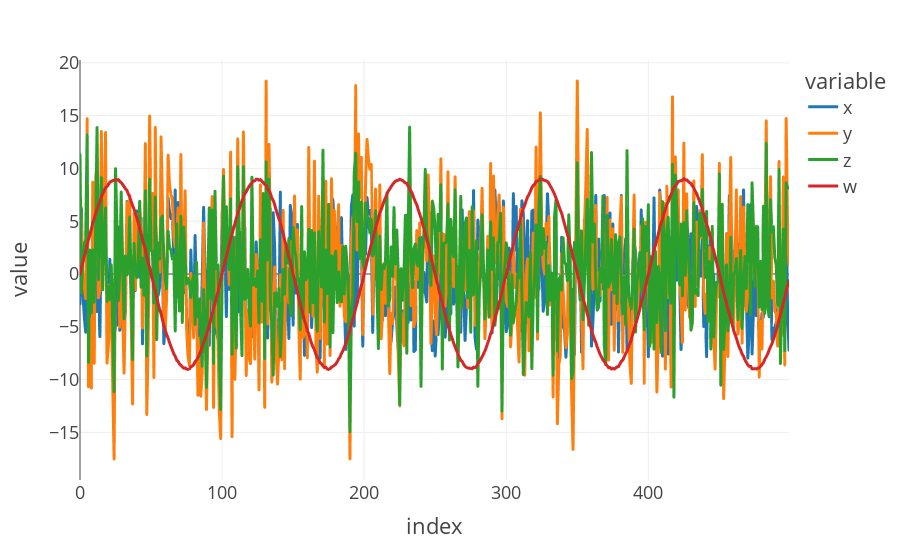

Notebook cell for this chart:
### Markdown cell above
## 2. Determine if the datum is periodic, and if so, what is it's frequency.

So here we start with plotting the data for each column w, x, y and z

### Code cell
fig = px.line(data , template='presentation')
fig.show("png")

### Figure 1 — Plotly figure (JSON) as saved in the notebook; plotly's stock layout.template omitted (floating-point values rounded to 4 significant figures; data arrays with more than 128 entries replaced by an {"elided": "..."} marker saying what was removed)
{"data": [{"hovertemplate": "variable=x<br>index=%{x}<br>value=%{y}<extra></extra>", "legendgroup": "x", "line": {"color": "#1F77B4", "dash": "solid"}, "mode": "lines", "name": "x", "showlegend": true, "type": "scattergl", "x": {"elided": "500 int values"}, "xaxis": "x", "y": {"elided": "500 float values"}, "yaxis": "y"}, {"hovertemplate": "variable=y<br>index=%{x}<br>value=%{y}<extra></extra>", "legendgroup": "y", "line": {"color": "#FF7F0E", "dash": "solid"}, "mode": "lines", "name": "y", "showlegend": true, "type": "scattergl", "x": {"elided": "500 int values"}, "xaxis": "x", "y": {"elided": "500 float values"}, "yaxis": "y"}, {"hovertemplate": "variable=z<br>index=%{x}<br>value=%{y}<extra></extra>", "legendgroup": "z", "line": {"color": "#2CA02C", "dash": "solid"}, "mode": "lines", "name": "z", "showlegend": true, "type": "scattergl", "x": {"elided": "500 int values"}, "xaxis": "x", "y": {"elided": "500 float values"}, "yaxis": "y"}, {"hovertemplate": "variable=w<br>index=%{x}<br>value=%{y}<extra></extra>", "legendgroup": "w", "line": {"color": "#D62728", "dash": "solid"}, "mode": "lines", "name": "w", "showlegend": true, "type": "scattergl", "x": {"elided": "500 int values"}, "xaxis": "x", "y": {"elided": "500 float values"}, "yaxis": "y"}], "layout": {"legend": {"title": {"text": "variable"}, "tracegroupgap": 0}, "margin": {"t": 60}, "xaxis": {"anchor": "y", "domain": [0, 1], "title": {"text": "index"}}, "yaxis": {"anchor": "x", "domain": [0, 1], "title": {"text": "value"}}}}
